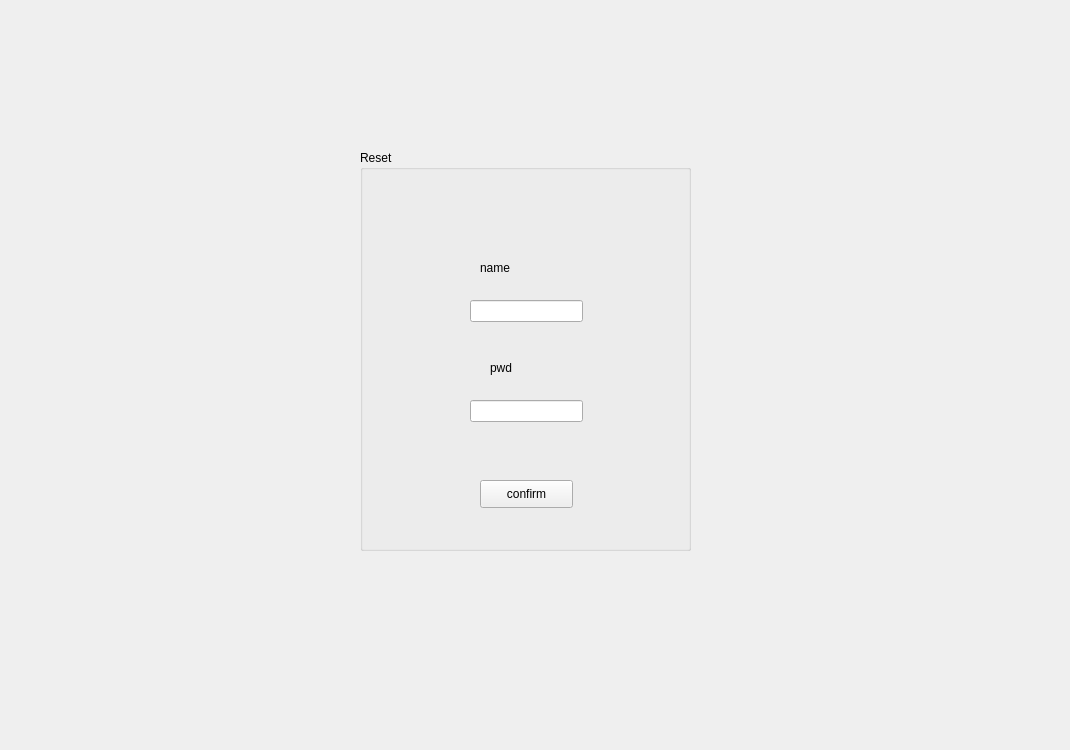
<?xml version="1.0" encoding="UTF-8"?>
<ui version="4.0">
 <class>Form</class>
 <widget class="QWidget" name="Form">
  <property name="geometry">
   <rect>
    <x>0</x>
    <y>0</y>
    <width>1070</width>
    <height>750</height>
   </rect>
  </property>
  <property name="windowTitle">
   <string>Form</string>
  </property>
  <widget class="QGroupBox" name="groupBox">
   <property name="geometry">
    <rect>
     <x>360</x>
     <y>150</y>
     <width>331</width>
     <height>401</height>
    </rect>
   </property>
   <property name="title">
    <string>Reset</string>
   </property>
   <widget class="QLineEdit" name="confirmname">
    <property name="geometry">
     <rect>
      <x>110</x>
      <y>150</y>
      <width>113</width>
      <height>22</height>
     </rect>
    </property>
   </widget>
   <widget class="QLineEdit" name="confirmpwd">
    <property name="geometry">
     <rect>
      <x>110</x>
      <y>250</y>
      <width>113</width>
      <height>22</height>
     </rect>
    </property>
   </widget>
   <widget class="QLabel" name="label">
    <property name="geometry">
     <rect>
      <x>120</x>
      <y>110</y>
      <width>56</width>
      <height>16</height>
     </rect>
    </property>
    <property name="text">
     <string>name</string>
    </property>
   </widget>
   <widget class="QLabel" name="label_2">
    <property name="geometry">
     <rect>
      <x>130</x>
      <y>210</y>
      <width>56</width>
      <height>16</height>
     </rect>
    </property>
    <property name="text">
     <string>pwd</string>
    </property>
   </widget>
   <widget class="QPushButton" name="pushButton">
    <property name="geometry">
     <rect>
      <x>120</x>
      <y>330</y>
      <width>93</width>
      <height>28</height>
     </rect>
    </property>
    <property name="text">
     <string>confirm</string>
    </property>
   </widget>
  </widget>
 </widget>
 <resources/>
 <connections/>
</ui>
